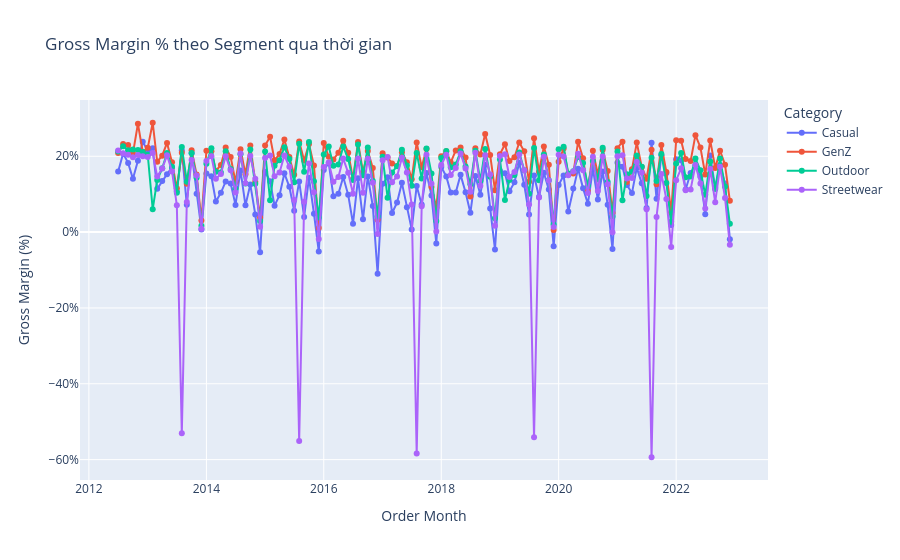

Source (notebook cell):
### Code cell
# Tính gross margin theo segment và vẽ line chart theo order_date
# 1. Merge các bảng cần thiết
merged = order_items[["order_id", "product_id", "quantity", "unit_price"]].merge(
    products[["product_id", "category", "cogs"]], on="product_id", how="left"
).merge(
    orders[["order_id", "order_date"]], on="order_id", how="left"
)

# 2. Tính gross margin cho từng dòng
merged["gross_margin"] = (merged["unit_price"] - merged["cogs"]) * merged["quantity"]
merged["revenue"] = merged["unit_price"] * merged["quantity"]

# 3. Chuyển order_date về dạng datetime và lấy theo tháng (hoặc ngày tuỳ nhu cầu)
merged["order_date"] = pd.to_datetime(merged["order_date"])
merged["order_month"] = merged["order_date"].dt.to_period("M").dt.to_timestamp()

# 4. Tổng hợp gross margin và revenue theo segment và tháng
segment_margin = merged.groupby(["order_month", "category"]).agg({
    "gross_margin": "sum",
    "revenue": "sum"
}).reset_index()

# 5. Tính tỷ suất gross margin (%)
segment_margin["gross_margin_pct"] = segment_margin["gross_margin"] / segment_margin["revenue"]

# 6. Vẽ line chart gross margin % theo thời gian cho từng segment
fig = px.line(
    segment_margin,
    x="order_month",
    y="gross_margin_pct",
    color="category",
    markers=True,
    labels={"order_month": "Order Month", "gross_margin_pct": "Gross Margin (%)", "category": "Category"},
    title="Gross Margin % theo Segment qua thời gian"
)
fig.update_yaxes(tickformat=".0%")
fig.show()
